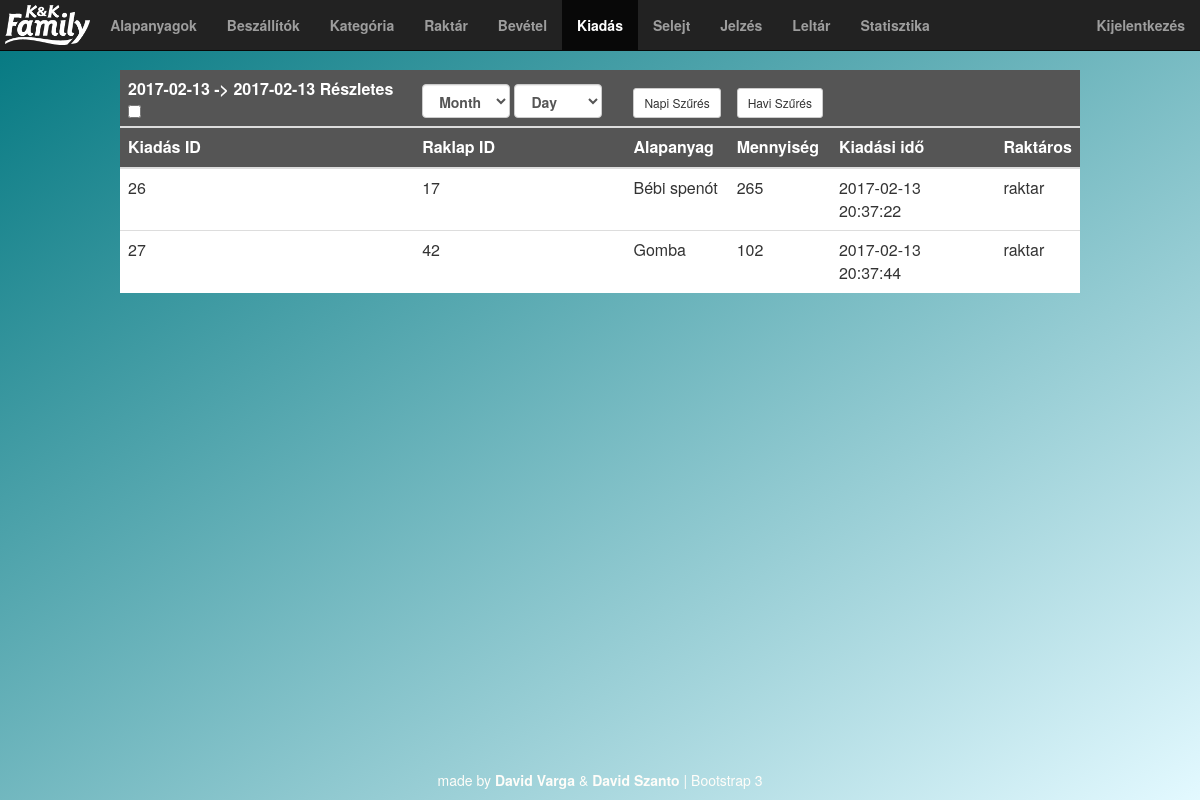
Page /admin/output.php on the committed database.
### tables this page shows
CREATE TABLE `pallet` (
  `id` int(11) NOT NULL,
  `quantity_form_id` int(11) NOT NULL,
  `product_id` int(11) NOT NULL,
  `supplier_id` int(11) NOT NULL,
  `time` timestamp NOT NULL DEFAULT CURRENT_TIMESTAMP,
  `amount` int(11) NOT NULL,
  `user_id` int(11) NOT NULL,
  `deleted` tinyint(1) NOT NULL DEFAULT '0'
);

CREATE TABLE `output` (
  `id` int(11) NOT NULL,
  `pallet_id` int(11) NOT NULL,
  `amount` int(11) NOT NULL,
  `time` timestamp NOT NULL DEFAULT CURRENT_TIMESTAMP,
  `user_id` int(11) NOT NULL,
  `deleted` tinyint(1) NOT NULL DEFAULT '0'
);

CREATE TABLE `product` (
  `id` int(11) NOT NULL,
  `name` varchar(50) NOT NULL,
  `category_id` int(11) NOT NULL,
  `type` int(11) NOT NULL,
  `minimum` int(11) NOT NULL DEFAULT '0',
  `deleted` tinyint(1) NOT NULL DEFAULT '0'
);

CREATE TABLE `user` (
  `id` int(11) NOT NULL,
  `name` varchar(50) NOT NULL,
  `password` varchar(50) NOT NULL,
  `type` int(11) NOT NULL,
  `deleted` tinyint(1) NOT NULL DEFAULT '0'
);

### helper/contentgenerator.php (the view, shortened to what this page needs)
<?php
require('datepicker.php');
function periodOutput($day,$last,$detail){
	$labels = array();
	$data = array();
	if($detail){
		$groupby = "";
	}else{
		$groupby = " group by pr.id ";
	}
	$mysqli = connect();
	if($results = $mysqli->query(
			"SELECT p.id as id, pr.name as product, o.amount as amount, o.time as time, u.name as user,o.id as o_id
 				FROM  pallet p, product pr, output o, user u
			where pr.id=p.product_id and o.pallet_id = p.id and o.user_id = u.id
			 and
			o.time >= '".$day." 00:00:00' and
			o.time <= '".$last." 23:59:59'
			and p.deleted = false and pr.deleted = false and o.deleted = false ".$groupby." order by product")){
			 $str =  '<table class="table table-hover">';
			 $str .= '<thead>';
			 $str .= '<tr>';
			 if($detail){
			 	$str .= '<th>'.$day." -> ".$last.' Részletes<input id="detailscb" type="checkbox" name="detailscb" checked></th>';
			 }else{
			 	$str .= '<th>'.$day." -> ".$last.' Részletes<input id="detailscb" type="checkbox" name="detailscb" ></th>';
			 }
			 $str .= '<th class="dateth">'.datepicker(true) .'</th>';
			 $str .= '<th><button class="btn btn-sm btn-default"  onclick="dailyOutput()">Napi Szűrés</button></th>';
			 $str .= '<th><button class="btn btn-sm btn-default"  onclick="monthlyOutput()">Havi Szűrés</button></th>';
			 $str .= '<th></th>';
			 $str .= '<th></th>';
			 $str .= '</tr>';
			 $str .= '<tr>';
			 $str .= '<th>Kiadás ID</th>';
			 $str .= '<th>Raklap ID</th>';
			 $str .= '<th>Alapanyag</th>';
			 $str .= '<th>Mennyiség</th>';
			 $str .= '<th>Kiadási idő</th>';
			 $str .= '<th>Raktáros</th>';
			 $str .= '</tr>';
			 $str .= '</thead>';
			 $i =false;
			 while($row = $results->fetch_assoc()) {
			 	if(in_array($row["product"],$labels))
			 	{
			 		$key = array_search($row["product"],$labels);
			 		$data[$key] = $data[$key]+(int)$row["amount"];
			 	}else{
			 		array_push($labels,$row["product"]);
			 		array_push($data,(int)$row["amount"]);
			 	}
			 	$str .= '<tr>';
				$str .= '<td>'.$row["o_id"].'</td>';
				$str .= '<td>'.$row["id"].'</td>';
				$str .= '<td>'.$row["product"].'</td>';
				$str .= '<td>'.$row["amount"].'</td>';
				$str .= '<td>'.$row["time"].'</td>';
				$str .= '<td>'.$row["user"].'</td>';
			 	$str .= '</tr>';
			 	$i =true;
		 	}
			 if($i){
			 	$str .= '</table>';
			 	print $str;
			 }else{
			 	$str .= '</table>';
			 	print $str;
			 	print '<div class="alert alert-danger text-center centerBlock" role="alert" style="width: 90%"><strong>Semmmit nem adtak ki a raktárból!</strong></div>';
			 }
	}else{
		print mysqli_error($mysqli);
		print ("HIBA");
	}
}
?>

### css/styles.css (style rules this page uses)
body { background: red; background: -webkit-linear-gradient(left top, #00767F, #E3F9FF); background: -o-linear-gradient(bottom right, #00767F, #E3F9FF); background: -moz-linear-gradient(bottom right, #00767F, #E3F9FF); background: linear-gradient(to bottom right, #00767F, #E3F9FF); background-repeat: no-repeat; padding-top: 70px; }
.table { background-color: white; float: none; margin: 0 auto; width: 80%; }
thead { background-color: #555555; text-align:center; color:white; }
.dateth { color: #555555; }

### rows in the picture
pallet: output.id "26", id "17", product.name "Bébi spenót", output.amount "265", output.time "2017-02-13 20:37:22", user.name "raktar"
pallet: output.id "27", id "42", product.name "Gomba", output.amount "102", output.time "2017-02-13 20:37:44", user.name "raktar"

### other values in the picture
$day "2017-02-13"
$last "2017-02-13"
